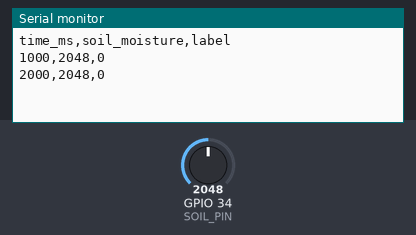
A sketch run on a simulated ESP32. On the bench: the last lines printed to the serial monitor. Inputs (shaded band) come from the test bench; at power-on: GPIO 34 (SOIL_PIN) = 2048.

Above: at 2.2 s.
2.3 s: GPIO 34 (SOIL_PIN) set to 1960
At 3.6 s:
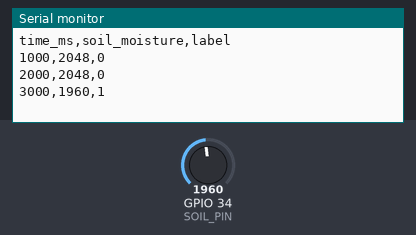
3.8 s: GPIO 34 (SOIL_PIN) set to 2040
At 4.8 s:
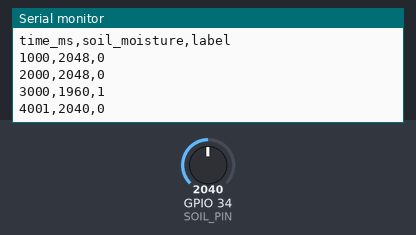
Timing chart, 0 to 6.8 s (numbered marks = the images above; inputs shaded):
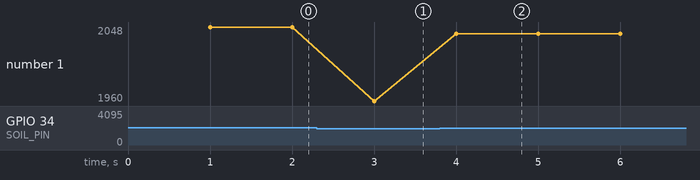

The sketch:

main.ino
```cpp
#define SOIL_PIN 34      // ADC pin

// Change this after calibration
#define DRY_THRESHOLD 2000

void setup() {
  Serial.begin(115200);
  delay(1000);

  // CSV header
  Serial.println("time_ms,soil_moisture,label");
}

void loop() {
  int soilValue = analogRead(SOIL_PIN);

  // Labeling logic
  // 1 = DRY (irrigation needed)
  // 0 = WET (no irrigation)
  int label = (soilValue < DRY_THRESHOLD) ? 1 : 0;

  // CSV output
  Serial.print(millis());
  Serial.print(",");
  Serial.print(soilValue);
  Serial.print(",");
  Serial.println(label);

  delay(1000);  // 1 sample per second
}
```

Measured:
- after the input at 2.3 s, the serial monitor: prints a new line after 0.70 s (image 1)
- after the input at 3.8 s, the serial monitor: prints a new line after 0.20 s (image 2)
- plotted number 1: 2048 → 1960 after the input at 2.3 s, 1960 → 2040 after the input at 3.8 s
